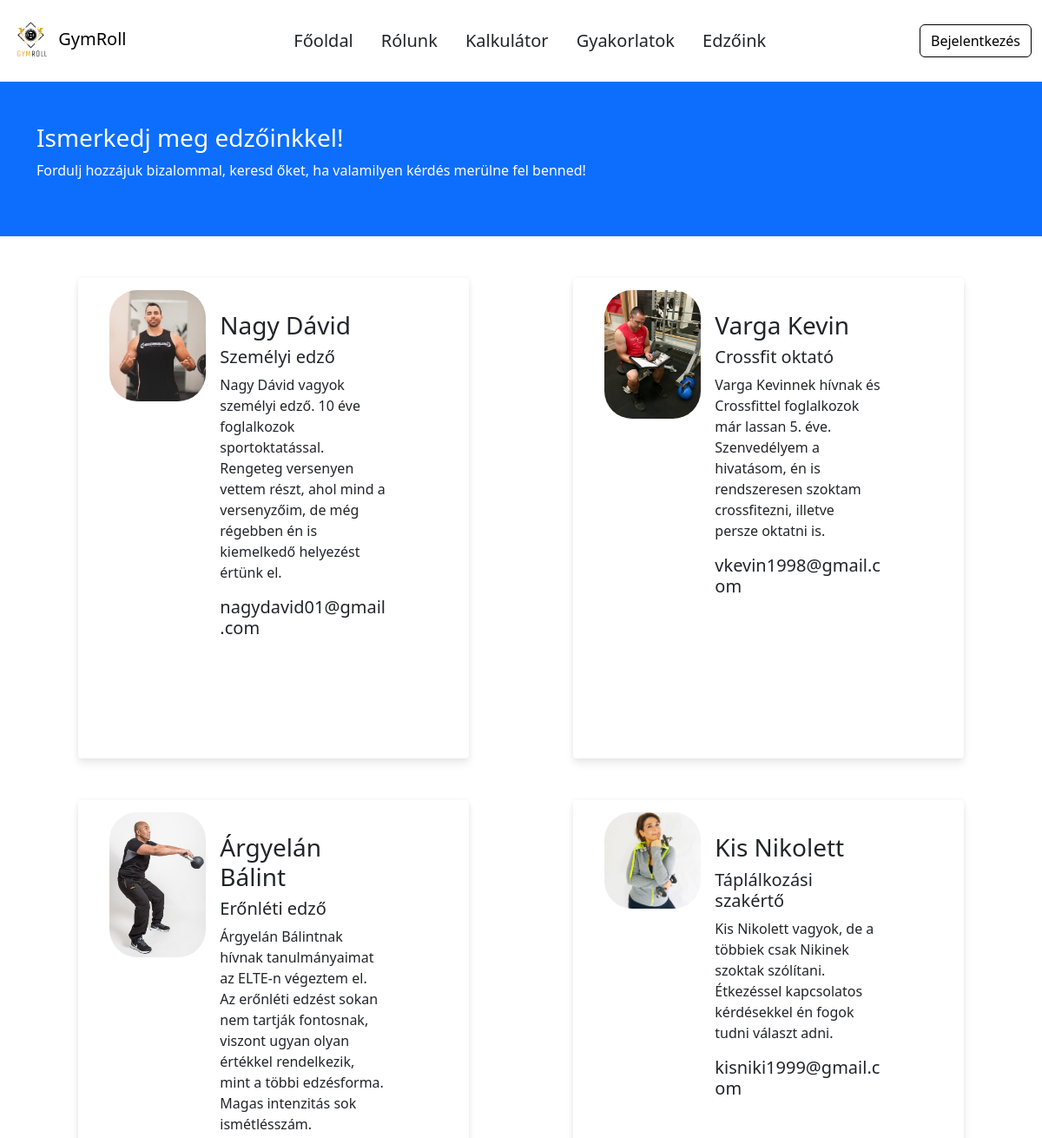
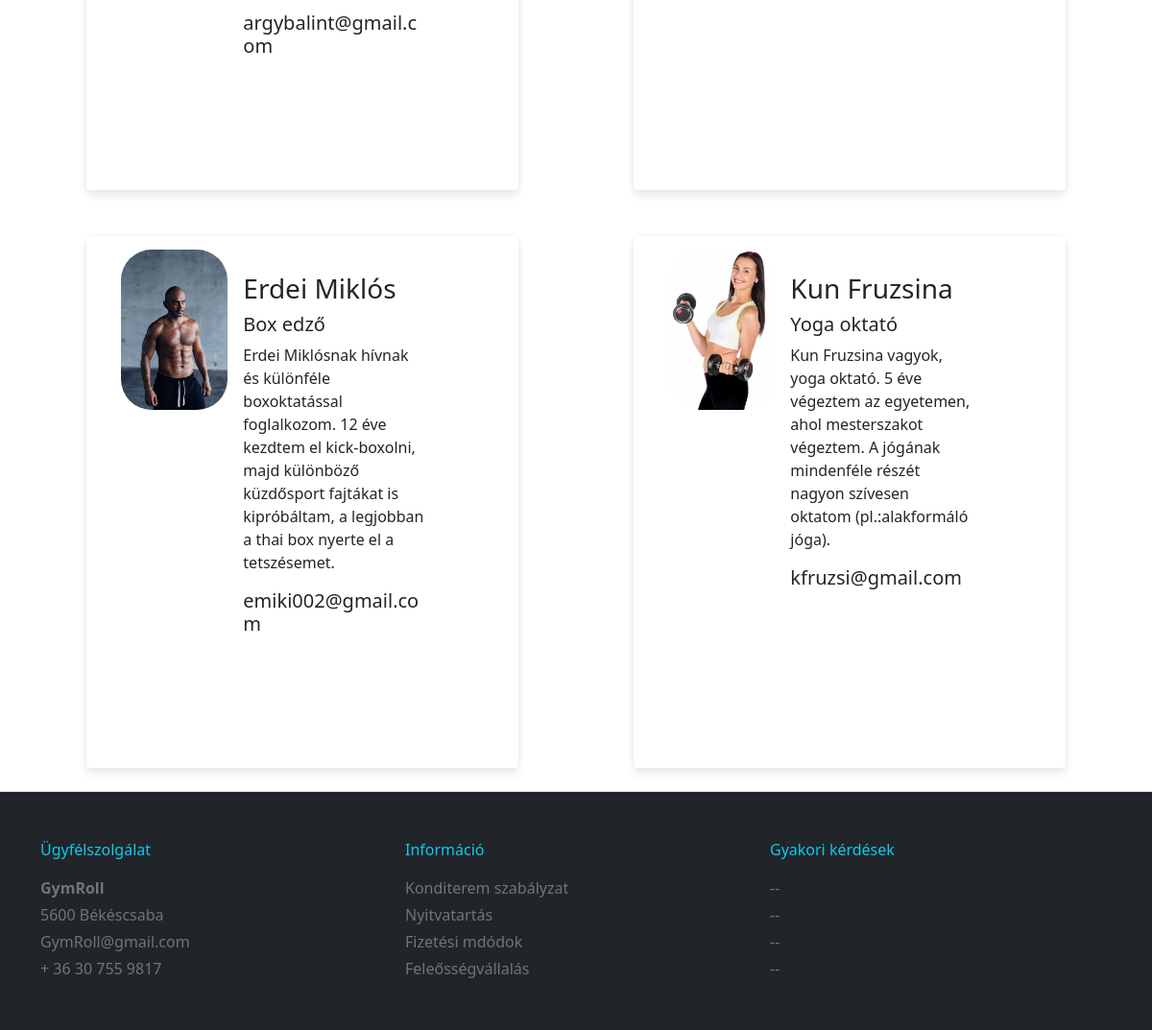
Screenshot of /Kondi/edzoink.php with the database file from the repository (2 pictures, top to bottom).
### tables this page shows
CREATE TABLE `edzoink` (
  `id` int(15) NOT NULL,
  `edzo_nev` varchar(50) NOT NULL,
  `edzo_fajta` varchar(50) NOT NULL,
  `edzo_leiras` varchar(255) NOT NULL,
  `edzo_kontakt` varchar(50) NOT NULL,
  `img` varchar(50) NOT NULL
);

### Kondi/edzoink.php (the view, shortened to what this page needs)
<?php
$pdo = connect_mysql();
$edzoinklekerdez = $pdo->prepare("SELECT * FROM edzoink");
$edzoinklekerdez->execute();
$edzoink = $edzoinklekerdez->fetchAll(PDO::FETCH_ASSOC);
require "navbars.php";
navbar_normal("Edzőink");
?>
<body>
    <link rel="stylesheet" href="../CSS/edzoink.css">
    <div class="bg-primary">
        <div class="container">
            <div class="row">
                <div class="col my-5 text-white">
                    <h3>Ismerkedj meg edzőinkkel!</h3>
                    <p>Fordulj hozzájuk bizalommal, keresd őket, ha valamilyen kérdés merülne fel benned!</p>
                </div>
            </div>
        </div>
    </div>
    <div class="container">
        <div class="row">
            <?php foreach ($edzoink as $edzo) : ?>
                <div class="col mb-5">
                    <div class="card m-5 border border-0 h-100" style="max-width: 540px;">
                        <div class="row g-0">
                            <div class="col-md-4">
                                <img src="<?= $edzo['img'] ?>" class="img-fluid rounded-5 rounded-top-5" alt="...">
                            </div>
                            <div class="col-md-8">
                                <div class="card-body">
                                    <h3 class="card-title my-2"><?= $edzo['edzo_nev'] ?></h3>
                                    <h5 class="mb-2"><?= $edzo['edzo_fajta'] ?></h5>
                                    <p><?= $edzo['edzo_leiras'] ?> </p>
                                    <h5><?= $edzo['edzo_kontakt'] ?></h5>
                                </div>
                            </div>
                        </div>
                    </div>
                </div>
            <?php endforeach; ?>
        </div>
    </div>
    <footer class="bg-dark mt-4 border-top py-5 text-light">
        <div class="container">
            <div class="row">
                <div class="col">
                    <p class="ft-bold text-info">Ügyfélszolgálat</p>
                    <p class="my-1 fw-bold"><a href="#" class="text-decoration-none text-secondary">GymRoll</a></p>
                    <p class="my-1"><a href="#" class="text-decoration-none text-secondary">5600 Békéscsaba</a></p>
                    <p class="my-1"><a href="mailto:info@webshop.hu" class="text-decoration-none text-secondary">GymRoll@gmail.com</a></p>
                    <p class="my-1"><a href="#" class="text-decoration-none text-secondary">+ 36 30 755 9817</a></p>
                </div>
                <div class="col">
                    <p class="ft-bold text-info">Információ</p>
                    <p class="my-1"><a href="#" class="text-decoration-none text-secondary">Konditerem szabályzat</a></p>
                    <p class="my-1"><a href="#" class="text-decoration-none text-secondary">Nyitvatartás</a></p>
                    <p class="my-1"><a href="#" class="text-decoration-none text-secondary">Fizetési mdódok</a></p>
                    <p class="my-1"><a href="#" class="text-decoration-none text-secondary">Feleősségvállalás</a></p>
                </div>
                <div class="col">
                    <p class="ft-bold text-info">Gyakori kérdések</p>
                    <p class="my-1"><a href="#" class="text-decoration-none text-secondary">--</a></p>
                    <p class="my-1"><a href="#" class="text-decoration-none text-secondary">--</a></p>
                    <p class="my-1"><a href="#" class="text-decoration-none text-secondary">--</a></p>
                    <p class="my-1"><a href="#" class="text-decoration-none text-secondary">--</a></p>
                </div>
            </div>
        </div>
    </footer>
</body>
</html>

### Kondi/navbars.php (shortened to what this page needs)
<?php
  function navbar_normal($cim)
  {
      echo <<<EOT
      <!DOCTYPE html>
  <html lang="hu">
  <head>
  <meta charset="UTF-8">
  <meta http-equiv="X-UA-Compatible" content="IE=edge">
  <meta name="viewport" content="width=device-width, initial-scale=1.0">
  <title>$cim</title>
  <link href="https://cdn.jsdelivr.net/npm/bootstrap@5.3.0-alpha1/dist/css/bootstrap.min.css" rel="stylesheet">
  <link rel="stylesheet" href="https://cdn.jsdelivr.net/npm/bootstrap-icons@1.10.3/font/bootstrap-icons.css">
  <link href="https://cdnjs.cloudflare.com/ajax/libs/font-awesome/6.0.0/css/all.min.css" rel="stylesheet" />
  <script src="https://cdn.jsdelivr.net/npm/bootstrap@5.3.0-alpha3/dist/js/bootstrap.bundle.min.js"></script>
  </head>
  <nav class="navbar navbar-expand-lg bg-transparent ">
      <div class="container-fluid">
      <a class="navbar-brand" href="#"><img src="../Pic/logo.png" alt="" style="max-width: 50px;"> GymRoll</a>
      <button class="navbar-toggler" type="button" data-bs-toggle="collapse" data-bs-target="#navbarSupportedContent" aria-controls="navbarSupportedContent" aria-expanded="false" aria-label="Toggle navigation">
          <span class="navbar-toggler-icon"></span>
      </button>
      <div class="collapse navbar-collapse" id="navbarSupportedContent">
          <div class="navbar-nav mx-auto my-3 fs-5">
              <a class="nav-link text-dark mx-2" href="kondifooldal.php">Főoldal</a>
              <a class="nav-link text-dark mx-2" href="rolunk.php">Rólunk</a>
              <a class="nav-link text-dark mx-2" href="kaloriakalk.php"> Kalkulátor</a>
              <a class="nav-link text-dark mx-2" href="gyakorlatok.php">Gyakorlatok</a>
              <a class="nav-link text-dark mx-2" href="edzoink.php">Edzőink</a>
          </div>
          <a href="loginkondi.php"><button class="btn btn-outline-success text-black " id="signin" type="button" style=" color:black; border-color:black;">Bejelentkezés</button></a>
      </div>
  </div>
  </nav>
EOT;
  }
  ?>

### CSS/edzoink.css (style rules this page uses)
.container .row .col .card { border-radius: 4px; background: #fff; box-shadow: 0 6px 10px rgba(0, 0, 0, .08), 0 0 6px rgba(0, 0, 0, .05); transition: .3s transform cubic-bezier(.155, 1.105, .295, 1.12), .3s box-shadow, .3s -webkit-transform cubic-bezier(.155, 1.105, .295, 1.12); padding: 14px 80px 18px 36px; cursor: pointer; }

### rows the page displays
edzoink: img (picture), edzo_nev "Nagy Dávid", edzo_fajta "Személyi edző", edzo_leiras "Nagy Dávid vagyok személyi edző. 10 éve foglalkozok sportoktatással. Rengeteg versenyen vettem részt, ahol mind a versenyzőim, de még régebben én is kiemelkedő helyezést értünk el.", edzo_kontakt "nagydavid01@gmail.com"
edzoink: img (picture), edzo_nev "Varga Kevin", edzo_fajta "Crossfit oktató", edzo_leiras "Varga Kevinnek hívnak és Crossfittel foglalkozok már lassan 5. éve. Szenvedélyem a hivatásom, én is rendszeresen szoktam crossfitezni, illetve persze oktatni is.", edzo_kontakt "vkevin1998@gmail.com"
edzoink: img (picture), edzo_nev "Árgyelán Bálint", edzo_fajta "Erőnléti edző", edzo_leiras "Árgyelán Bálintnak hívnak tanulmányaimat az ELTE-n végeztem el. Az erőnléti edzést sokan nem tartják fontosnak, viszont ugyan olyan értékkel rendelkezik, mint a többi edzésforma. Magas intenzitás sok ismétlésszám.", edzo_kontakt "argybalint@gmail.com"
edzoink: img (picture), edzo_nev "Kis Nikolett", edzo_fajta "Táplálkozási szakértő", edzo_leiras "Kis Nikolett vagyok, de a többiek csak Nikinek szoktak szólítani. Étkezéssel kapcsolatos kérdésekkel én fogok tudni választ adni.", edzo_kontakt "kisniki1999@gmail.com"
edzoink: img (picture), edzo_nev "Erdei Miklós", edzo_fajta "Box edző", edzo_leiras "Erdei Miklósnak hívnak és különféle boxoktatással foglalkozom. 12 éve kezdtem el kick-boxolni, majd különböző küzdősport fajtákat is kipróbáltam, a legjobban a thai box nyerte el a tetszésemet.", edzo_kontakt "emiki002@gmail.com"
edzoink: img (picture), edzo_nev "Kun Fruzsina", edzo_fajta "Yoga oktató", edzo_leiras "Kun Fruzsina vagyok, yoga oktató. 5 éve végeztem az egyetemen, ahol mesterszakot végeztem. A jógának mindenféle részét nagyon szívesen oktatom (pl.:alakformáló jóga).", edzo_kontakt "kfruzsi@gmail.com"
